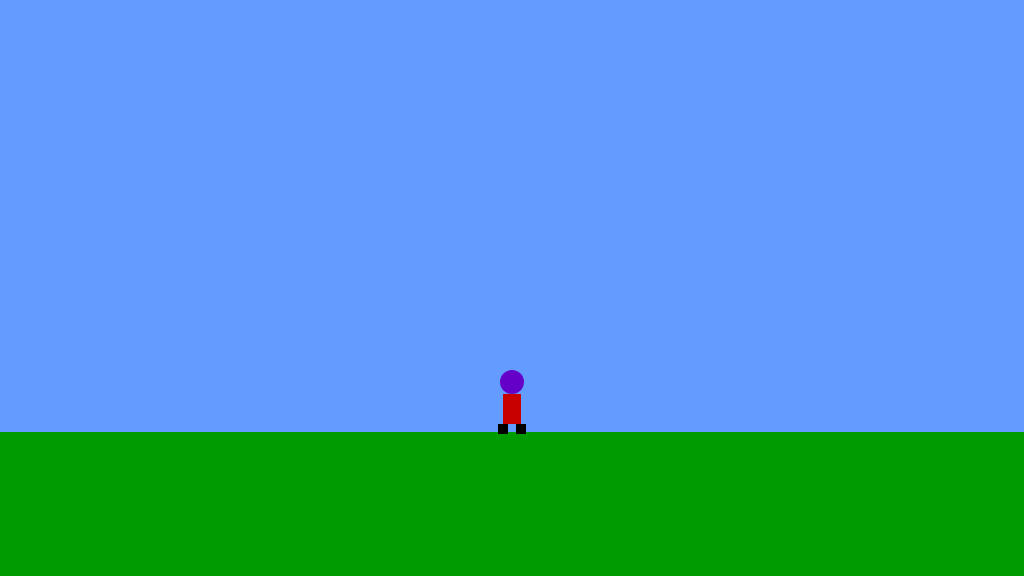
Frame 1 (no input)
Frame 60 (no input): identical to frame 1, image omitted
Frame 120 (the mouse pressed at the canvas centre since frame 60): identical to frame 1, image omitted

The p5.js sketch that drew this single still picture (run headless with seeded random() and noise() and a simulated clock; from frame 60 on, the mouse is pressed at the canvas centre):

// p5.js sketch
// ── sketch.js
/*

The Game Project

Week 3

Game interaction

*/


var gameChar_x;
var gameChar_y;
var floorPos_y;

var isLeft;
var isRight;
var isFalling;
var isPlummeting;


function setup()
{
	createCanvas(1024, 576);
	floorPos_y = height * 3/4;
	gameChar_x = width/2;
	gameChar_y = floorPos_y;

	isLeft = false;
	isRight = false;
	isFalling = false;
	isPlummeting= false;
}

function draw()
{

	///////////DRAWING CODE//////////
	console.log(isFalling);
	background(100,155,255); //fill the sky blue


	noStroke();
	fill(0,155,0);
	rect(0, floorPos_y, width, height - floorPos_y); //draw some green ground

	//draw the canyon


	if(gameChar_y < floorPos_y){
		isFalling = true;
	}
	else{
		gameChar_y = floorPos_y;
		isFalling = false;
	}




	//the game character
	if(isLeft && isFalling)
	{
		// add your jumping-left code
		fill(100,0,200);//head
		ellipse(gameChar_x - 11, gameChar_y - 60, 24, 24);
	
		fill(200,0,0);//body
		rect(gameChar_x - 20, gameChar_y - 48, 18, 20);
	
		fill(0);//right foot
		rect(gameChar_x - 4, gameChar_y - 28, 10, 10);
	
		rect(gameChar_x - 22, gameChar_y - 28, 10, 10);//left foot
	
		rect(gameChar_x - 2, gameChar_y - 40, 10, 3);//arm
	

	}
	else if(isRight && isFalling)
	{
		// add your jumping-right code
		fill(100,0,200);//head
		ellipse(gameChar_x + 11, gameChar_y - 60, 24, 24);
	
		fill(200,0,0);//body
		rect(gameChar_x + 2, gameChar_y - 48, 18, 20);
	
		fill(0);//right foot
		rect(gameChar_x + 12, gameChar_y - 28, 10, 10);
	
		rect(gameChar_x - 6, gameChar_y - 28, 10, 10);//left foot
	
		rect(gameChar_x - 8, gameChar_y - 43, 10, 3);
	}
	else if(isLeft)
	{
		// add your walking left code
		fill(100,0,200);//head
		ellipse(gameChar_x - 11, gameChar_y - 50, 24, 24);

		fill(200,0,0);//body
		rect(gameChar_x - 20, gameChar_y - 38, 18, 30);

		fill(0);//right foot
		rect(gameChar_x - 4, gameChar_y - 8, 10, 10);

		rect(gameChar_x - 22, gameChar_y - 8, 10, 10);//left foot

	}
	else if(isRight)
	{
		// add your walking right code
		fill(100,0,200);//head
		ellipse(gameChar_x + 11, gameChar_y - 50, 24, 24);

		fill(200,0,0);//body
		rect(gameChar_x + 2, gameChar_y - 38, 18, 30);

		fill(0);//right foot
		rect(gameChar_x + 12, gameChar_y - 8, 10, 10);

		rect(gameChar_x - 6, gameChar_y - 8, 10, 10);//left foot

	}
	else if(isFalling || isPlummeting)
	{
		// add your jumping facing forwards code
		fill(100,0,200);//head
		ellipse(gameChar_x, gameChar_y - 60, 24, 24);
	
		fill(200,0,0);//body
		rect(gameChar_x - 9, gameChar_y - 48, 18, 20);
	
		fill(0);//right foot
		rect(gameChar_x + 4, gameChar_y - 28, 10, 10);
	
		rect(gameChar_x - 14, gameChar_y - 28, 10, 10);//left foot
	
		rect(gameChar_x + 9, gameChar_y - 40, 10, 3);//right arm
		rect(gameChar_x - 19, gameChar_y - 40, 10, 3);//left arm
	}
	else
	{
		// add your standing front facing code
		fill(100,0,200);//head
		ellipse(gameChar_x, gameChar_y - 50, 24, 24);
	
		fill(200,0,0);//body
		rect(gameChar_x - 9, gameChar_y - 38, 18, 30);
	
		fill(0);//right foot
		rect(gameChar_x + 4, gameChar_y - 8, 10, 10);
	
		rect(gameChar_x - 14, gameChar_y - 8, 10, 10);//left foot

	}
	


	///////////INTERACTION CODE//////////
	//Put conditional statements to move the game character below here
	if(isLeft){
		gameChar_x -= 5;
	}

	if(isRight){
		gameChar_x += 5;
	}

	if(isPlummeting){
		gameChar_y -= 25;
		if(gameChar_y < 280){
			gameChar_y = 280;
		}
	}

	if(isFalling){
		gameChar_y += 5;
	}
}


function keyPressed()
{
	// if statements to control the animation of the character when
	// keys are pressed.
	//open up the console to see how these work
	console.log("keyPressed: " + key);
	console.log("keyPressed: " + keyCode);
	console.log('isLeft:' + isLeft);
	console.log('isRight:' + isRight);
	console.log('isPlummeting:' + isPlummeting);

	if(key == 'a'){
		isLeft = true;
	}

	if(key == 'd'){
		isRight = true;
	}

	if(key == 'w'){
		if(isPlummeting){
			isFalling = true;
		}
		if(!isFalling){
			isPlummeting = true;
		}
	}

}
function keyReleased()
{
	// if statements to control the animation of the character when
	// keys are released.
	console.log("keyReleased: " + key);
	console.log("keyReleased: " + keyCode);
	console.log('isLeft:' + isLeft);
	console.log('isRight:' + isRight);
	console.log('isPlummeting:' + isPlummeting);

	if(key == 'a'){
		isLeft = false;
	}

	if(key == 'd'){
		isRight = false;
	}

	if(key == 'w'){
		isPlummeting = false;

	}


}
